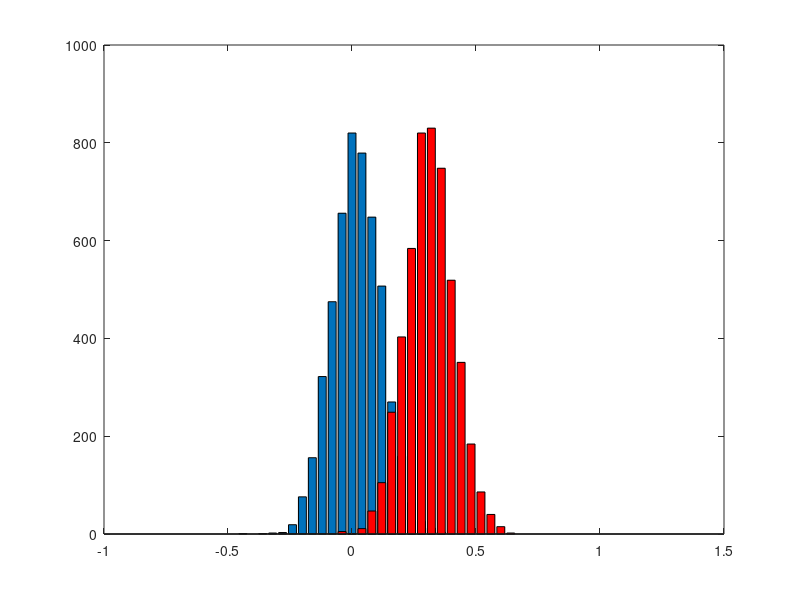

This chart was generated by the following MATLAB code: (Note: this script raises an error after producing the figure.)

% stacked histogram
sd1 = 0.1;
mu1 = 0;
data1 = mu1+ sd1.*randn(5000,1);
sd2 = 0.1;
mu2 = 0.3;
data2 = mu2+ sd2.*randn(5000,1);
%bin specs.
nbins = 50;
bound = 1;
bins = linspace(-bound,bound,nbins);

fig = figure;

% first histogram
y1 = hist(data1, bins);
% second histogram
y2 = hist(data2, bins);

% overlay histograms
bar(y1.');
hold on;
bar(y2.','r');

% relabelx-axis range/ticks
xd = findobj('-property','XData');

for i=1:2
    dat = get(xd(i),'XData');
    dat = 2*dat/nbins - bound;
    set(xd(i),'XData',dat);
end

% PLOTLY
response = fig2plotly(fig,'strip',1,'name','matlab_overlaid_histogram');
plotly_url = response.url;
